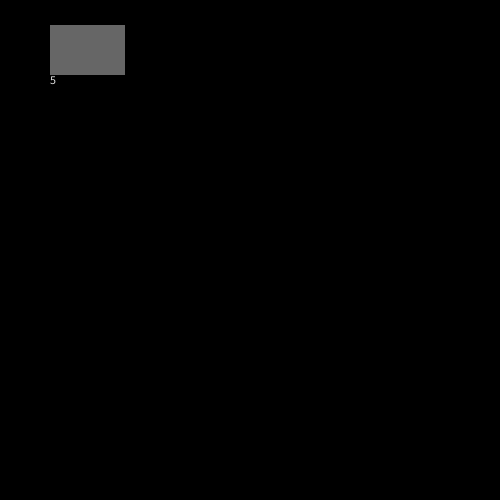
Frame 1 (no input)
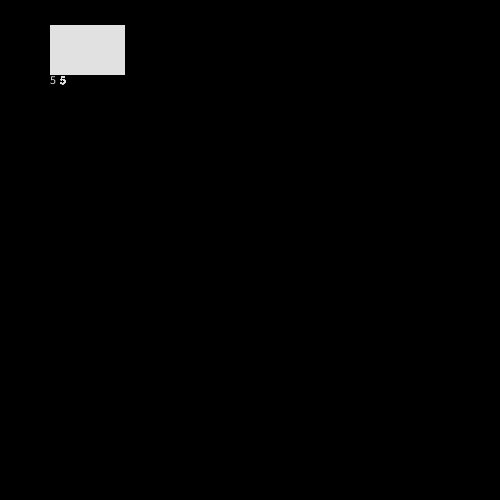
Frame 60 (the mouse pressed at the canvas centre just before this capture)
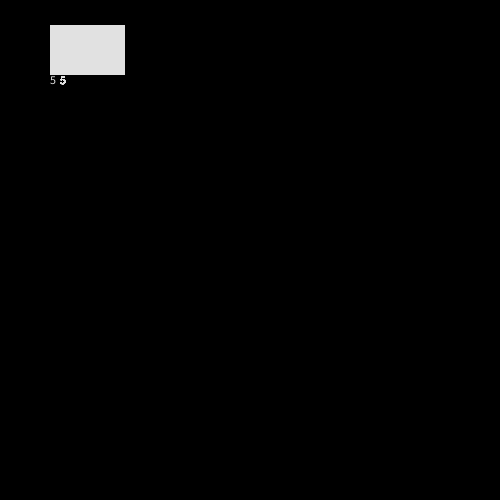
Frame 120 (the mouse held since frame 60 and released just before this capture)

The Processing sketch that drew these frames (run headless with seeded random() and noise(); from frame 60 on, the mouse is pressed at the canvas centre):

// Processing sketch: tried
// ── tried.pde
//class try{

  ArrayList array=new ArrayList<element>();
  
  void setup(){
   //set bkgrnd size
   size (500,500);
   //and color
   background (0);
   noStroke();
   fill (102);
  }

  void draw () {
    //make it white
    //fill(255);
    //add element (we will change this to user input later)
    addE(5);
    //fill(255);
    //addE(6);
  }
  
  
  void addE(int i){
    element e=new element(new Integer(i).toString()); 
    array.add(e);
  }
//}
// ── element.pde
class element {
  
  float x1,x2,y1,y2;
  
  //constructor
  element(String words){
    //finding space
    float[] a = findCoor(25);
    x1=a[0];
    y1=a[1];
    x2=a[2];
    y2=a[3];
    //creating a rect
    rect(x1,y1,x2,y2); 
    //fill to see the words
    fill(225);
    //fill w. words
    fillText(words);
    //center words
    textAlign(CENTER);
  }
  
  //idk
  void draw() {
    
  }
  
  //text
  void fillText(String words){
    text(words,x1,x2,y1,y2);
  }

  //find where to put the next box, like in an array
  float[] findCoor(float size){
    //default
    float[] a={25+size,25,50+size,50}; 
    return a;
  }
}
